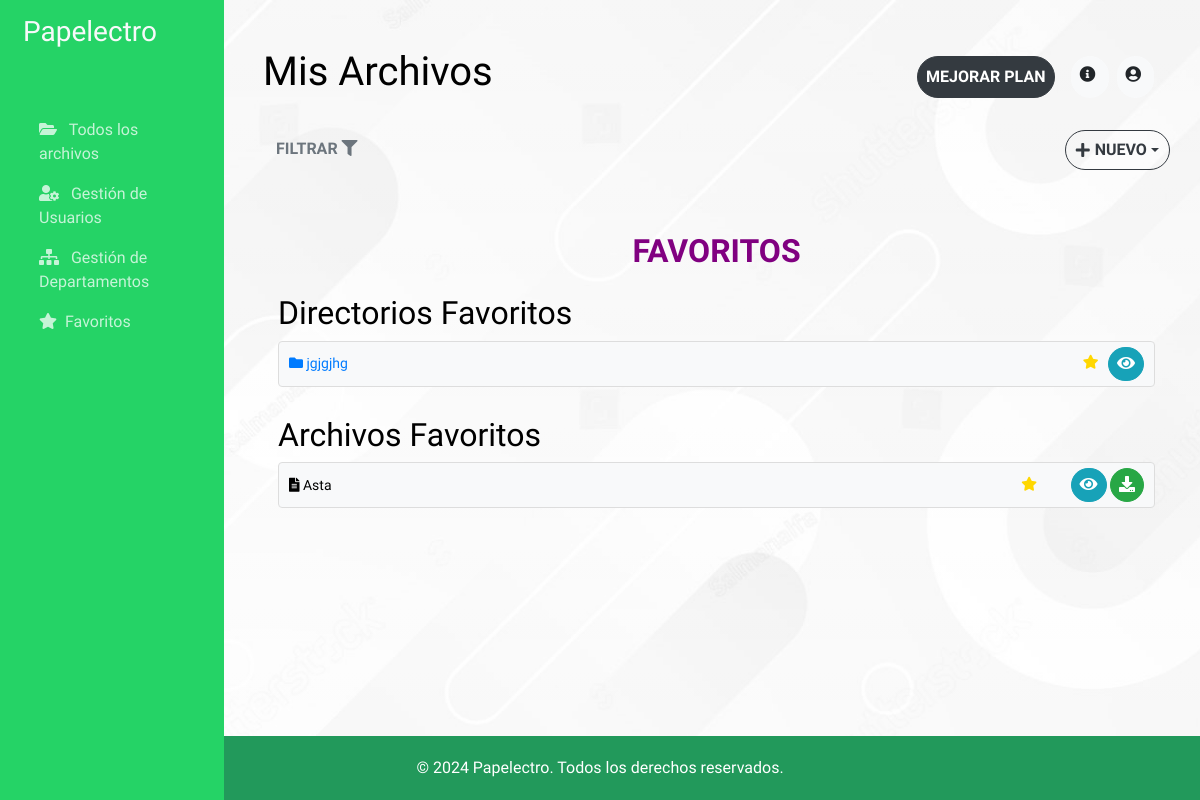
Before: /favoritos/ (signed in) with the older database file.
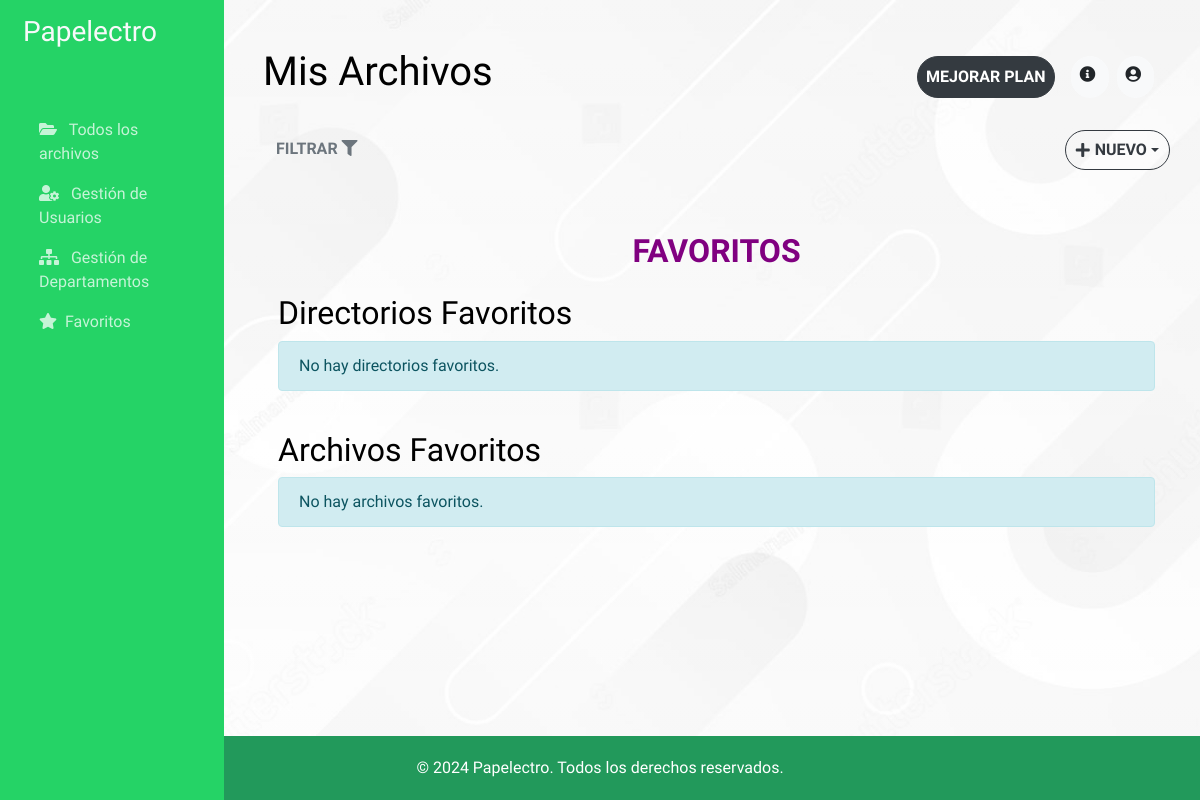
After: the same page with the newer database file.
### main/models.py (models this page shows, shortened)
class Directorio(models.Model):
    nombre = models.CharField(max_length=255)
    propietario = models.ForeignKey(User, on_delete=models.CASCADE)
    parent = models.ForeignKey('self', null=True, blank=True, related_name='subdirectorios', on_delete=models.CASCADE)
    favorito = models.BooleanField(default=False)  # New field to mark as favorite

class Archivo(models.Model):
    archivo = models.FileField(upload_to='uploads/')
    nombre = models.CharField(max_length=255)
    fecha_creacion = models.DateTimeField(auto_now_add=True)
    empresa = models.ForeignKey(Empresa, on_delete=models.CASCADE, related_name="archivos")
    directorio = models.ForeignKey(Directorio, null=True, blank=True, related_name='archivos', on_delete=models.CASCADE)
    propietario = models.ForeignKey(User, on_delete=models.CASCADE)
    grupo = models.ForeignKey(Group, null=True, blank=True, on_delete=models.SET_NULL)  # Asociar archivo a un grupo
    favorito = models.BooleanField(default=False)  # New field to mark as favorite

### main/views.py (the view)
# urls.py: path('favoritos/', FavoritosView.as_view(), name='favoritos'),
class FavoritosView(LoginRequiredMixin, TemplateView):
    template_name = "main/favoritos.html"
    def get_context_data(self, **kwargs):
        context = super().get_context_data(**kwargs)
        context['favoritos_archivos'] = Archivo.objects.filter(propietario=self.request.user, favorito=True)
        context['favoritos_directorios'] = Directorio.objects.filter(propietario=self.request.user, favorito=True)
        return context

### main/templates/main/favoritos.html
{% extends 'main/admin_dashboard.html' %}
{% block content %}
<div class="container mt-5">
    <h2 class="txt-morado text-center mb-4">Favoritos</h2>
    <h2>Directorios Favoritos</h2>
    <ul class="list-group mb-4">
        {% for directorio in favoritos_directorios %}
            <li class="list-group-item d-flex justify-content-between align-items-center">
                <div>
                    <a href="{% url 'directorios' directorio.pk %}">
                        <i class="fas fa-folder"></i> {{ directorio.nombre }}
                    </a>
                </div>
                <div>
                    <button class="favorito-btn" data-id="{{ directorio.id }}" data-type="directorio">
                        <i class="fas fa-star" style="color: gold;"></i>
                    </button>
                    <a href="{% url 'directorios' directorio.pk %}" class="btn btn-info btn-sm">
                        <i class="fas fa-eye"></i>
                    </a>
                </div>
            </li>
        {% empty %}
            <p class="alert alert-info">No hay directorios favoritos.</p>
        {% endfor %}
    </ul>
    <h2>Archivos Favoritos</h2>
    <ul class="list-group">
        {% for archivo in favoritos_archivos %}
            <li class="list-group-item d-flex justify-content-between align-items-center">
                <span><i class="fas fa-file-alt"></i> {{ archivo.nombre }}</span>
                <div>
                    <button class="favorito-btn mr-4" data-id="{{ archivo.id }}" data-type="archivo">
                        <i class="fas fa-star" style="color: gold;"></i>
                    </button>
                    <a href="{% url 'detalle-archivo' archivo.pk %}" class="btn btn-info btn-sm">
                        <i class="fas fa-eye"></i>
                    </a>
                    <a href="{% url 'archivos-descargar' archivo.pk %}" class="btn btn-success btn-sm">
                        <i class="fas fa-download"></i>
                    </a>
                </div>
            </li>
        {% empty %}
            <p class="alert alert-info">No hay archivos favoritos.</p>
        {% endfor %}
    </ul>
</div>
{% endblock %}

Changed rows visible on the page:
removed Directorio: nombre "jgjgjhg"
removed Archivo: nombre "Asta"
Other visible differences:
text now shown: "No hay directorios favoritos. No hay archivos favoritos."
